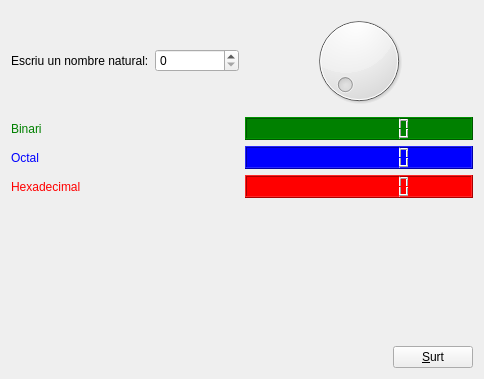
<?xml version="1.0" encoding="UTF-8"?>
<ui version="4.0">
 <class>MyForm</class>
 <widget class="QWidget" name="MyForm">
  <property name="geometry">
   <rect>
    <x>0</x>
    <y>0</y>
    <width>484</width>
    <height>379</height>
   </rect>
  </property>
  <property name="windowTitle">
   <string>Form</string>
  </property>
  <layout class="QHBoxLayout" name="horizontalLayout_7">
   <item>
    <layout class="QVBoxLayout" name="verticalLayout">
     <item>
      <layout class="QHBoxLayout" name="horizontalLayout_2">
       <item>
        <layout class="QHBoxLayout" name="horizontalLayout">
         <item>
          <widget class="QLabel" name="label">
           <property name="text">
            <string>Escriu un nombre natural:</string>
           </property>
          </widget>
         </item>
         <item>
          <widget class="QSpinBox" name="spinBox"/>
         </item>
        </layout>
       </item>
       <item>
        <widget class="QDial" name="dial"/>
       </item>
      </layout>
     </item>
     <item>
      <layout class="QHBoxLayout" name="horizontalLayout_3">
       <item>
        <widget class="QLabel" name="label_2">
         <property name="styleSheet">
          <string notr="true">color:green</string>
         </property>
         <property name="text">
          <string>Binari</string>
         </property>
        </widget>
       </item>
       <item>
        <widget class="QLCDNumber" name="lcdNumber">
         <property name="styleSheet">
          <string notr="true">background-color:green</string>
         </property>
         <property name="digitCount">
          <number>10</number>
         </property>
        </widget>
       </item>
      </layout>
     </item>
     <item>
      <layout class="QHBoxLayout" name="horizontalLayout_4">
       <item>
        <widget class="QLabel" name="label_3">
         <property name="styleSheet">
          <string notr="true">color:blue</string>
         </property>
         <property name="text">
          <string>Octal</string>
         </property>
        </widget>
       </item>
       <item>
        <widget class="QLCDNumber" name="lcdNumber_2">
         <property name="styleSheet">
          <string notr="true">background-color:blue</string>
         </property>
         <property name="digitCount">
          <number>10</number>
         </property>
        </widget>
       </item>
      </layout>
     </item>
     <item>
      <layout class="QHBoxLayout" name="horizontalLayout_5">
       <item>
        <widget class="QLabel" name="label_4">
         <property name="styleSheet">
          <string notr="true">color:red</string>
         </property>
         <property name="text">
          <string>Hexadecimal</string>
         </property>
        </widget>
       </item>
       <item>
        <widget class="QLCDNumber" name="lcdNumber_3">
         <property name="styleSheet">
          <string notr="true">background-color:red</string>
         </property>
         <property name="digitCount">
          <number>10</number>
         </property>
        </widget>
       </item>
      </layout>
     </item>
     <item>
      <spacer name="verticalSpacer">
       <property name="orientation">
        <enum>Qt::Vertical</enum>
       </property>
       <property name="sizeHint" stdset="0">
        <size>
         <width>20</width>
         <height>40</height>
        </size>
       </property>
      </spacer>
     </item>
     <item>
      <layout class="QHBoxLayout" name="horizontalLayout_6">
       <item>
        <spacer name="horizontalSpacer">
         <property name="orientation">
          <enum>Qt::Horizontal</enum>
         </property>
         <property name="sizeHint" stdset="0">
          <size>
           <width>40</width>
           <height>20</height>
          </size>
         </property>
        </spacer>
       </item>
       <item>
        <widget class="QPushButton" name="pushButton">
         <property name="text">
          <string>&amp;Surt</string>
         </property>
        </widget>
       </item>
      </layout>
     </item>
    </layout>
   </item>
  </layout>
 </widget>
 <resources/>
 <connections>
  <connection>
   <sender>dial</sender>
   <signal>valueChanged(int)</signal>
   <receiver>spinBox</receiver>
   <slot>setValue(int)</slot>
   <hints>
    <hint type="sourcelabel">
     <x>257</x>
     <y>65</y>
    </hint>
    <hint type="destinationlabel">
     <x>199</x>
     <y>59</y>
    </hint>
   </hints>
  </connection>
  <connection>
   <sender>spinBox</sender>
   <signal>valueChanged(int)</signal>
   <receiver>dial</receiver>
   <slot>setValue(int)</slot>
   <hints>
    <hint type="sourcelabel">
     <x>180</x>
     <y>58</y>
    </hint>
    <hint type="destinationlabel">
     <x>257</x>
     <y>30</y>
    </hint>
   </hints>
  </connection>
  <connection>
   <sender>spinBox</sender>
   <signal>valueChanged(int)</signal>
   <receiver>lcdNumber</receiver>
   <slot>display(int)</slot>
   <hints>
    <hint type="sourcelabel">
     <x>209</x>
     <y>66</y>
    </hint>
    <hint type="destinationlabel">
     <x>270</x>
     <y>134</y>
    </hint>
   </hints>
  </connection>
  <connection>
   <sender>spinBox</sender>
   <signal>editingFinished()</signal>
   <receiver>lcdNumber</receiver>
   <slot>setBinMode()</slot>
   <hints>
    <hint type="sourcelabel">
     <x>196</x>
     <y>62</y>
    </hint>
    <hint type="destinationlabel">
     <x>249</x>
     <y>130</y>
    </hint>
   </hints>
  </connection>
  <connection>
   <sender>spinBox</sender>
   <signal>valueChanged(int)</signal>
   <receiver>lcdNumber_2</receiver>
   <slot>display(int)</slot>
   <hints>
    <hint type="sourcelabel">
     <x>192</x>
     <y>65</y>
    </hint>
    <hint type="destinationlabel">
     <x>249</x>
     <y>163</y>
    </hint>
   </hints>
  </connection>
  <connection>
   <sender>spinBox</sender>
   <signal>editingFinished()</signal>
   <receiver>lcdNumber_2</receiver>
   <slot>setOctMode()</slot>
   <hints>
    <hint type="sourcelabel">
     <x>190</x>
     <y>59</y>
    </hint>
    <hint type="destinationlabel">
     <x>250</x>
     <y>165</y>
    </hint>
   </hints>
  </connection>
  <connection>
   <sender>spinBox</sender>
   <signal>valueChanged(int)</signal>
   <receiver>lcdNumber_3</receiver>
   <slot>display(int)</slot>
   <hints>
    <hint type="sourcelabel">
     <x>215</x>
     <y>61</y>
    </hint>
    <hint type="destinationlabel">
     <x>251</x>
     <y>195</y>
    </hint>
   </hints>
  </connection>
  <connection>
   <sender>spinBox</sender>
   <signal>editingFinished()</signal>
   <receiver>lcdNumber_3</receiver>
   <slot>setHexMode()</slot>
   <hints>
    <hint type="sourcelabel">
     <x>209</x>
     <y>60</y>
    </hint>
    <hint type="destinationlabel">
     <x>250</x>
     <y>196</y>
    </hint>
   </hints>
  </connection>
  <connection>
   <sender>pushButton</sender>
   <signal>clicked()</signal>
   <receiver>MyForm</receiver>
   <slot>close()</slot>
   <hints>
    <hint type="sourcelabel">
     <x>414</x>
     <y>345</y>
    </hint>
    <hint type="destinationlabel">
     <x>479</x>
     <y>282</y>
    </hint>
   </hints>
  </connection>
 </connections>
</ui>
